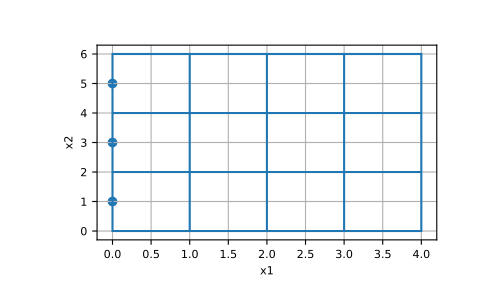

Reproduce this figure in Python.
# Here, we construct a 4 by 3 cell 2D tensor mesh and return the indices
# of the x and y-boundary faces. In this case there are 3 x-faces on each
# x-boundary, and there are 4 y-faces on each y-boundary.
#
from discretize import TensorMesh
import numpy as np
import matplotlib.pyplot as plt
#
hx = [1, 1, 1, 1]
hy = [2, 2, 2]
mesh = TensorMesh([hx, hy])
ind_Bx1, ind_Bx2, ind_By1, ind_By2 = mesh.face_boundary_indices
#
ax = plt.subplot(111)
mesh.plot_grid(ax=ax)
ax.scatter(*mesh.faces_x[ind_Bx1].T)
plt.show()
